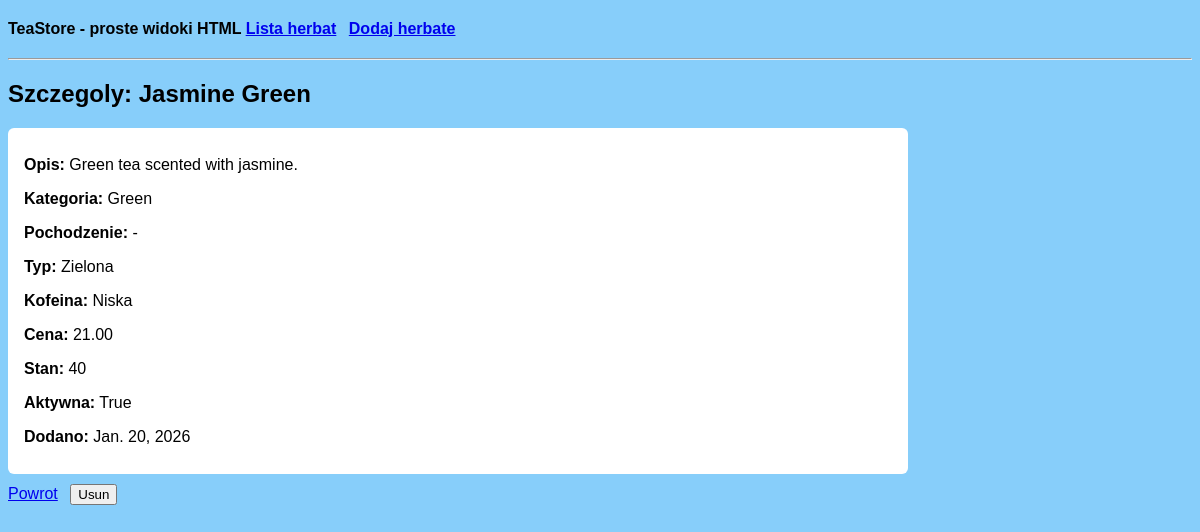
Screenshot of /api/html/teas/3/ with the database file from the repository.
### teastore/models.py (models this page shows, shortened)
class Tea(models.Model):
    name = models.CharField(max_length=120)
    description = models.TextField(blank=True)
    category = models.ForeignKey(TeaCategory, on_delete=models.PROTECT)
    origin = models.ForeignKey(Origin, on_delete=models.SET_NULL, null=True, blank=True)
    tea_type = models.CharField(max_length=10, choices=TeaType.choices)
    caffeine_level = models.CharField(max_length=10, choices=CaffeineLevel.choices)
    price = models.DecimalField(max_digits=8, decimal_places=2)
    stock_qty = models.PositiveIntegerField(default=0)
    is_active = models.BooleanField(default=True)
    added_at = models.DateField(auto_now_add=True)

class TeaCategory(models.Model):
    name = models.CharField(max_length=60, unique=True)
    description = models.TextField(blank=True)
    def __str__(self):
        return self.name

### teastore/views.py (the view)
# urls.py: path("html/teas/<int:id>/", tea_detail_html, name="tea-detail-html"),
def tea_detail_html(request, id):
    try:
        tea = Tea.objects.get(id=id)
    except Tea.DoesNotExist:
        raise Http404("Obiekt Tea o podanym id nie istnieje.")
    if request.method == "GET":
        return render(request, "teastore/tea/detail.html", {"tea": tea})
    if request.method == "POST":
        tea.delete()
        return redirect("tea-list-html")
    return redirect("tea-list-html")

### teastore/templates/teastore/tea/detail.html (shortened to what this page needs)
{% extends "teastore/base.html" %}
{% block content %}
<h2>Szczegoly: {{ tea.name }}</h2>
<div class="card">
    <p><strong>Opis:</strong> {{ tea.description|default:"-" }}</p>
    <p><strong>Kategoria:</strong> {{ tea.category }}</p>
    <p><strong>Pochodzenie:</strong> {{ tea.origin|default:"-" }}</p>
    <p><strong>Typ:</strong> {{ tea.get_tea_type_display }}</p>
    <p><strong>Kofeina:</strong> {{ tea.get_caffeine_level_display }}</p>
    <p><strong>Cena:</strong> {{ tea.price }}</p>
    <p><strong>Stan:</strong> {{ tea.stock_qty }}</p>
    <p><strong>Aktywna:</strong> {{ tea.is_active }}</p>
    <p><strong>Dodano:</strong> {{ tea.added_at }}</p>
</div>
<form method="post" class="actions">
    <a href="{% url 'tea-list-html' %}">Powrot</a>
    <button type="submit">Usun</button>
</form>
{% endblock %}

### teastore/static/css/teastore.css (style rules this page uses)
body { background-color: lightskyblue; font-family: Arial, sans-serif; }
.card { background: white; padding: 12px 16px; margin: 10px 0; border-radius: 6px; }
.actions a, .actions button { margin-right: 8px; }

### rows the page displays
Tea: name "Jasmine Green", description "Green tea scented with jasmine.", category "Green", origin "-", tea_type "Zielona", caffeine_level "Niska", price "21.00", stock_qty "40", is_active "True", added_at "Jan. 20, 2026"
